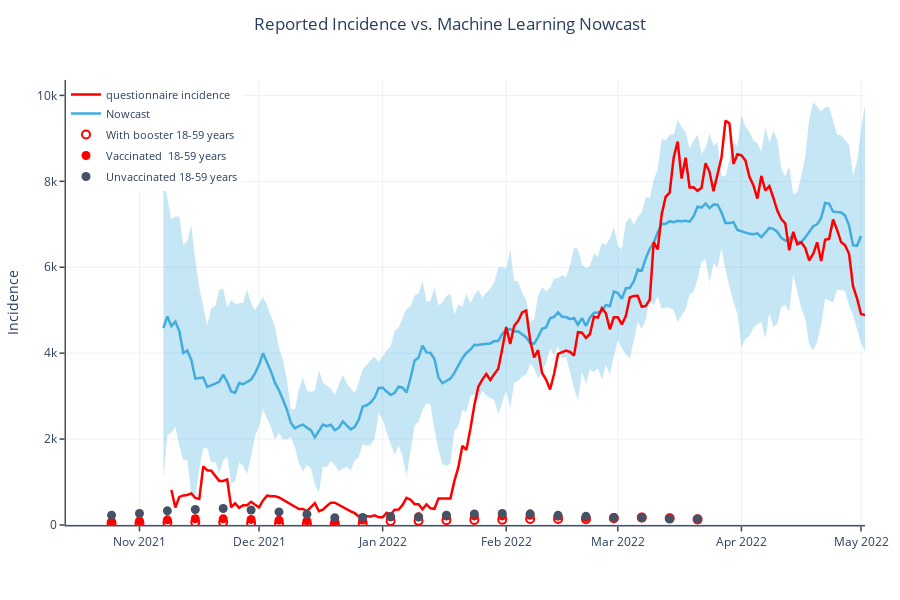

Here is the notebook cell this chart was saved with:
### Code cell
import plotly.graph_objects as go
from datetime import date

SKIP_DAYS = 5

#Delta
# threshold=0.5
# after = cleaned_feature_data[['date']] > pd.to_datetime(date(year=2021, month=11, day=1))
# before = cleaned_feature_data[['date']] < pd.to_datetime(date(year=2022, month=1, day=1))

#Omicron
# threshold = 0.5
# after = cleaned_feature_data[['date']] > pd.to_datetime(date(year=2022, month=2, day=1))
# before = cleaned_feature_data[['date']] < pd.to_datetime(datetime.now().date())

# Omicron BA1
# threshold = 0.12
# after = cleaned_feature_data[['date']] > pd.to_datetime(date(year=2022, month=1, day=1))
# before = cleaned_feature_data[['date']] < pd.to_datetime(date(year=2022, month=3, day=1))

# Omicron BA2
# threshold = 0.32
# after = cleaned_feature_data[['date']] > pd.to_datetime(date(year=2022, month=3, day=1))
# before = cleaned_feature_data[['date']] < pd.to_datetime(datetime.now().date())

# All
threshold=0.6
after = cleaned_feature_data[['date']] > pd.to_datetime(date(year=2021, month=11, day=1))
before = cleaned_feature_data[['date']] < pd.to_datetime(datetime.now().date())

working_data = cleaned_feature_data[(before & after).values]

questionnaire_incidence = calculate_questionnaire_incidence(working_data)
predicted_incidence_plot_data = predict_incidence_runs(working_data, feature_names, threshold)

default_layout = {
    "title": {"y": 0.97, "x": 0.5, "xanchor": "center", "yanchor": "top"},
    "font_size": 12,
    "autosize": True,
    "height": 600,
    "margin": dict(l=60, r=30, b=75, t=80, pad=0),
    "template": "plotly_white",
    "hovermode": "x",
    "legend": {
        "font_size": 11,
        'x': 0,
        'y': 1,
        "itemclick": "toggleothers",
        "itemdoubleclick": "toggle",
        "tracegroupgap": 2,
    },
    "hoverlabel": {"font_color": "white", "namelength": -1},
    "xaxis": {
        "showline": True,
        "linewidth": 1.5,
        "linecolor": "#455266",
        "ticks": "outside",
        "tickwidth": 1.5,
        "rangemode": "nonnegative",
    },
    "yaxis": {
        "showline": True,
        "linewidth": 1.5,
        "linecolor": "#455266",
        "ticks": "outside",
        "tickwidth": 1.5,
        "rangemode": "nonnegative",
    },
    "showlegend": True,
}

i18n = {
    'de': {
    'booster': 'Mit Auffrischimpfung 18-59 Jahre',
    'base': 'Grundimmunisierte  18-59 Jahre',
    'unvax': 'Ungeimpfte 18-59 Jahre',
    'title': 'Gemeldete Inzidenz vs. Machine Learning Nowcast',
    'y_axis_title': 'Inzidenz',
    'nowcast': 'Nowcast',
    'insecurity': 'Modell Unsicherheit'
    },
    'en': {
    'booster': 'With booster 18-59 years',
    'base': 'Vaccinated  18-59 years',
    'unvax': 'Unvaccinated 18-59 years',
    'title': 'Reported Incidence vs. Machine Learning Nowcast',
    'y_axis_title': 'Incidence',
    'nowcast': 'Nowcast',
    'insecurity': 'Confidence interval'
    }
}

for language, translation in i18n.items():
    fig = go.Figure()

    fig.add_trace(go.Scatter(
        y=predicted_incidence_plot_data['mean'].values[SKIP_DAYS:] + 2 * predicted_incidence_plot_data['std'].values[
                                                                         SKIP_DAYS:],
        x=predicted_incidence_plot_data['date'].values[SKIP_DAYS:],
        showlegend=False,
        legendgroup='nowcast',
        mode='lines',
        marker=dict(color="#444"),
        line=dict(width=0),
        hoverinfo='skip'
    ))
    fig.add_trace(go.Scatter(
        name=translation['insecurity'],
        y=predicted_incidence_plot_data['mean'].values[SKIP_DAYS:] - 2 * predicted_incidence_plot_data['std'].values[
                                                                         SKIP_DAYS:],
        x=predicted_incidence_plot_data['date'].values[SKIP_DAYS:],
        showlegend=False,
        legendgroup='nowcast',
        marker=dict(color="#444"),
        line=dict(width=0),
        mode='lines',
        fillcolor='rgba(65, 172, 221, 0.3)',  #'rgba(68, 68, 68, 0.3)'
        fill='tonexty',
        hoverinfo='skip'
    ))

    fig.add_trace(go.Scatter(
        y=predicted_incidence_plot_data['mean'].values[SKIP_DAYS:-1],
        x=predicted_incidence_plot_data['date'].values[SKIP_DAYS:-1],
        name=translation['nowcast'],
        legendgroup='nowcast',
        mode='lines',
        hovertemplate="%{y:.0f}",
        line=dict(width=2.5,
                  color='#41ACDD'  #455266
                  )))

    fig.add_trace(go.Scatter(
        y=questionnaire_incidence['incidence'].values[:-1],
        x=questionnaire_incidence['date'].values[:-1],
        name='questionnaire incidence',
        legendgroup='nowcast',
        mode='lines',
        hovertemplate="%{y:.0f}",
        line=dict(width=2.5,
                  color='red'  #455266
                  )))

    fig.add_trace(go.Scatter(
        y=reported_incidence['Mit Auffrischimpfung 18-59 Jahre'].values[1:],
        x=reported_incidence['date'].values[1:],
        name=translation['booster'],
        mode='markers',
        hovertemplate="%{y:.0f}",
        marker=dict(size=8,
                    color='white',  #41ACDD
                    line=dict(width=2., color='red')  #DarkSlateGrey
                    )))

    fig.add_trace(go.Scatter(
        y=reported_incidence['Grundimmunisierte  18-59 Jahre'].values[1:],
        x=reported_incidence['date'].values[1:],
        name=translation['base'],
        mode='markers',
        hovertemplate="%{y:.0f}",
        marker=dict(size=9,
                    color='red',  #455266
                    # line=dict(width=1.5, color='DarkSlateGrey')
                    )
    ))

    fig.add_trace(go.Scatter(
        y=reported_incidence['Ungeimpfte 18-59 Jahre'].values[1:],
        x=reported_incidence['date'].values[1:],
        name=translation['unvax'],
        mode='markers',
        hovertemplate="%{y:.0f}",
        marker=dict(size=9,
                    color='#455266',  #red
                    # line=dict(width=1.5, color='DarkSlateGrey')
                    )))

    layout = dict(
        title_text=translation['title'],
        yaxis_title=translation['y_axis_title'],
        hovermode='x unified',
        hoverlabel={'font': {
            'color': 'black',
        }},
    )
    fig.update_layout(default_layout)
    fig.update_layout(layout)
    fig.write_html(f'incidence_nowcast_{language}.html', include_plotlyjs='cdn', full_html=False,
                   config={'responsive': 'true', 'displayModeBar': False})

fig.write_image(f"incidence_nowcast.png")
fig.show()

### Figure 1 — Plotly figure (JSON) as saved in the notebook; plotly's stock layout.template omitted (floating-point values rounded to 4 significant figures; data arrays with more than 128 entries replaced by an {"elided": "..."} marker saying what was removed)
{"data": [{"hoverinfo": "skip", "legendgroup": "nowcast", "line": {"width": 0}, "marker": {"color": "#444"}, "mode": "lines", "showlegend": false, "x": {"elided": "177 str values"}, "y": {"elided": "177 float values"}, "type": "scatter"}, {"fill": "tonexty", "fillcolor": "rgba(65, 172, 221, 0.3)", "hoverinfo": "skip", "legendgroup": "nowcast", "line": {"width": 0}, "marker": {"color": "#444"}, "mode": "lines", "name": "Confidence interval", "showlegend": false, "x": {"elided": "177 str values"}, "y": {"elided": "177 float values"}, "type": "scatter"}, {"hovertemplate": "%{y:.0f}", "legendgroup": "nowcast", "line": {"color": "#41ACDD", "width": 2.5}, "mode": "lines", "name": "Nowcast", "x": {"elided": "176 str values"}, "y": {"elided": "176 float values"}, "type": "scatter"}, {"hovertemplate": "%{y:.0f}", "legendgroup": "nowcast", "line": {"color": "red", "width": 2.5}, "mode": "lines", "name": "questionnaire incidence", "x": {"elided": "175 str values"}, "y": {"elided": "175 float values"}, "type": "scatter"}, {"hovertemplate": "%{y:.0f}", "marker": {"color": "white", "line": {"color": "red", "width": 2.0}, "size": 8}, "mode": "markers", "name": "With booster 18-59 years", "x": ["2021-10-25T00:00:00.000000000", "2021-11-01T00:00:00.000000000", "2021-11-08T00:00:00.000000000", "2021-11-15T00:00:00.000000000", "2021-11-22T00:00:00.000000000", "2021-11-29T00:00:00.000000000", "2021-12-06T00:00:00.000000000", "2021-12-13T00:00:00.000000000", "2021-12-20T00:00:00.000000000", "2021-12-27T00:00:00.000000000", "2022-01-03T00:00:00.000000000", "2022-01-10T00:00:00.000000000", "2022-01-17T00:00:00.000000000", "2022-01-24T00:00:00.000000000", "2022-01-31T00:00:00.000000000", "2022-02-07T00:00:00.000000000", "2022-02-14T00:00:00.000000000", "2022-02-21T00:00:00.000000000", "2022-02-28T00:00:00.000000000", "2022-03-07T00:00:00.000000000", "2022-03-14T00:00:00.000000000", "2022-03-21T00:00:00.000000000"], "y": [44.7, 44.97, 59.34, 63.65, 64.3, 49.19, 39.17, 29.44, 28.51, 47.39, 92.13, 96.41, 112.9, 118.5, 122.5, 141.1, 140.1, 136.0, 157.4, 172.0, 155.2, 131.7], "type": "scatter"}, {"hovertemplate": "%{y:.0f}", "marker": {"color": "red", "size": 9}, "mode": "markers", "name": "Vaccinated  18-59 years", "x": ["2021-10-25T00:00:00.000000000", "2021-11-01T00:00:00.000000000", "2021-11-08T00:00:00.000000000", "2021-11-15T00:00:00.000000000", "2021-11-22T00:00:00.000000000", "2021-11-29T00:00:00.000000000", "2021-12-06T00:00:00.000000000", "2021-12-13T00:00:00.000000000", "2021-12-20T00:00:00.000000000", "2021-12-27T00:00:00.000000000", "2022-01-03T00:00:00.000000000", "2022-01-10T00:00:00.000000000", "2022-01-17T00:00:00.000000000", "2022-01-24T00:00:00.000000000", "2022-01-31T00:00:00.000000000", "2022-02-07T00:00:00.000000000", "2022-02-14T00:00:00.000000000", "2022-02-21T00:00:00.000000000", "2022-02-28T00:00:00.000000000", "2022-03-07T00:00:00.000000000", "2022-03-14T00:00:00.000000000", "2022-03-21T00:00:00.000000000"], "y": [77.4, 95.13, 120.8, 144.4, 143.9, 129.8, 112.6, 96.07, 79.34, 114.4, 187.8, 190.2, 209.6, 211.8, 211.3, 227.9, 206.2, 175.6, 176.7, 181.1, 156.8, 122.7], "type": "scatter"}, {"hovertemplate": "%{y:.0f}", "marker": {"color": "#455266", "size": 9}, "mode": "markers", "name": "Unvaccinated 18-59 years", "x": ["2021-10-25T00:00:00.000000000", "2021-11-01T00:00:00.000000000", "2021-11-08T00:00:00.000000000", "2021-11-15T00:00:00.000000000", "2021-11-22T00:00:00.000000000", "2021-11-29T00:00:00.000000000", "2021-12-06T00:00:00.000000000", "2021-12-13T00:00:00.000000000", "2021-12-20T00:00:00.000000000", "2021-12-27T00:00:00.000000000", "2022-01-03T00:00:00.000000000", "2022-01-10T00:00:00.000000000", "2022-01-17T00:00:00.000000000", "2022-01-24T00:00:00.000000000", "2022-01-31T00:00:00.000000000", "2022-02-07T00:00:00.000000000", "2022-02-14T00:00:00.000000000", "2022-02-21T00:00:00.000000000", "2022-02-28T00:00:00.000000000", "2022-03-07T00:00:00.000000000", "2022-03-14T00:00:00.000000000", "2022-03-21T00:00:00.000000000"], "y": [228.2, 268.4, 329.8, 359.6, 384.3, 350.0, 305.0, 252.1, 170.1, 175.2, 196.5, 187.2, 225.7, 255.2, 270.0, 259.2, 225.5, 202.1, 171.5, 169.3, 140.3, 142.0], "type": "scatter"}], "layout": {"title": {"y": 0.97, "x": 0.5, "xanchor": "center", "yanchor": "top", "text": "Reported Incidence vs. Machine Learning Nowcast"}, "font": {"size": 12}, "margin": {"l": 60, "r": 30, "b": 75, "t": 80, "pad": 0}, "legend": {"font": {"size": 11}, "x": 0, "y": 1, "itemclick": "toggleothers", "itemdoubleclick": "toggle", "tracegroupgap": 2}, "hoverlabel": {"font": {"color": "black"}, "namelength": -1}, "xaxis": {"showline": true, "linewidth": 1.5, "linecolor": "#455266", "ticks": "outside", "tickwidth": 1.5, "rangemode": "nonnegative"}, "yaxis": {"showline": true, "linewidth": 1.5, "linecolor": "#455266", "ticks": "outside", "tickwidth": 1.5, "rangemode": "nonnegative", "title": {"text": "Incidence"}}, "autosize": true, "height": 600, "hovermode": "x unified", "showlegend": true}}
